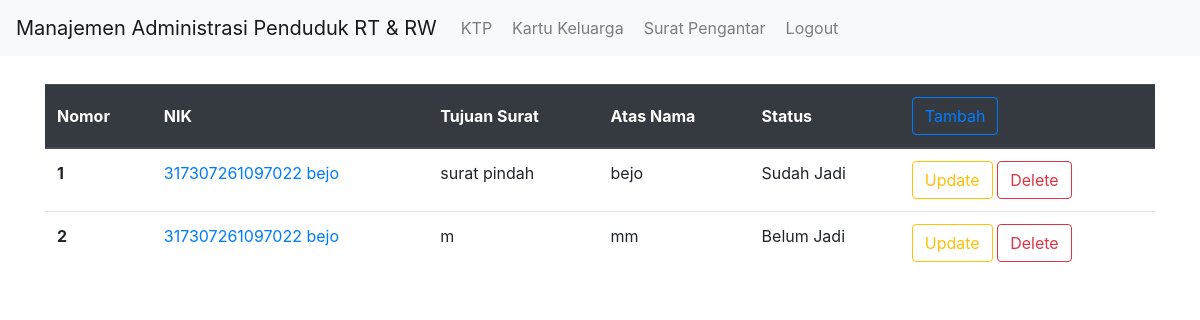
The app's page /surat/list/ (signed in) with its own data.
### suratpengantar/models.py (models this page shows, shortened)
class Suratpengantar(models.Model):
    nik = models.ForeignKey(Ktp, on_delete=models.CASCADE)
    tujuan_surat = models.CharField(max_length=12)
    atas_nama = models.CharField(max_length=255, null=True)
    scan_surat = models.ImageField(blank=True, null=True,
                                   upload_to='scan_surat_pengantar/',
                                   default='/noimage.png')
    is_ready = models.BooleanField(default=False)

### warga/models.py (models this page shows)
class Ktp(models.Model):
    JENIS_KELAMIN = (
        ('L', 'Laki Laki'),
        ('P', 'Perempuan')
    )
    GOLDAR_CHOICE = (
        ('1', '-'),
        ('2', 'A'),
        ('3', 'B'),
        ('4', 'AB'),
        ('5', 'O'),
    )
    RT_CHOICES = (
        ('1', 'RT 01'),
        ('2', 'RT 02'),
        ('3', 'RT 03'),
        ('4', 'RT 04'),
        ('5', 'RT 05'),
        ('6', 'RT 06'),
        ('7', 'RT 07'),
        ('8', 'RT 08'),
        ('9', 'RT 09'),
    )
    AGAMA_CHOICES = (
        ('1', '-'),
        ('2', 'Islam'),
        ('3', 'Kristen Protestan'),
        ('4', 'Hindu'),
        ('5', 'Budha'),
        ('6', 'Katolik'),
        ('7', 'Kong Hu Cu'),
    )
    STATUS_PERKAWINAN = (
        ('BK', 'Belum Kawin'),
        ('K', 'Kawin '),
    )
    KEWARGANEGARAAN_CHOICE = (
        ('WNI', 'Warga Negara Indonesia'),
        ('WNA', 'Warga Negara Asing')
    )
    nik = models.CharField(max_length=16,unique=True)
    nama = models.CharField(max_length=100, blank=False, null=False)
    tanggal_lahir = models.DateField()
    tempat_lahir = models.CharField(max_length=15)
    jenis_kelamin = models.CharField(max_length=10, choices=JENIS_KELAMIN)
    golongan_darah = models.CharField(max_length=2, choices=GOLDAR_CHOICE, default=1)
    alamat = models.CharField(max_length=50)
    rt = models.CharField(max_length=3, choices=RT_CHOICES, blank=True, null=True)
    rw = models.CharField(max_length=7, default="RW 016", blank=False, null=False)
    kecamatan = models.CharField(max_length=25, default="Grogol Petamburan")
    agama = models.CharField(max_length=15, choices=AGAMA_CHOICES, default=1)
    status_perkawinan = models.CharField(max_length=11, choices=STATUS_PERKAWINAN, default=1)
    pekerjaan = models.CharField(max_length=25)
    kewarganegaraan = models.CharField(max_length=3, choices=KEWARGANEGARAAN_CHOICE)
    masa_berlaku = models.CharField(max_length=15, default="Seumur Hidup", editable=False)
    scan_ktp = models.ImageField(blank=True, null=True,
                                 upload_to='scan_ktp/',
                                 default='/noimage.png')
    def __str__(self):
        return '{} {}'.format(self.nik, self.nama)

### suratpengantar/views.py (the view)
# urls.py: path('list/', SuratList.as_view(), name='list_surat'),
class SuratList(LoginRequiredMixin, ListView):
    login_url = '/akun/login'
    model = Suratpengantar
    template_name = "suratpengantar/surat_list.html"
    context_object_name = 'surat_list'

### suratpengantar/templates/suratpengantar/surat_list.html (shortened to what this page needs)
{% extends "base.html" %}
{% block contents %}
    <div class="row">
    <div class="col-md-12">
        <div class="table-responsive">
            <table align="center" class="table mt-2">
                <thead class="thead-dark">
                <tr>
                    <th scope="col" class="align-middle">Nomor</th>
                    <th scope="col" class="align-middle">NIK</th>
                    <th scope="col" class="align-middle">Tujuan Surat</th>
                    <th scope="col" class="align-middle">Atas Nama</th>
                    <th scope="col" class="align-middle">Status</th>
                    <th><a class="btn btn-outline-primary align-right" href="{% url 'suratpengantar:create_surat' %}" title="">Tambah</a></th>
                </tr>
                </thead>
                <tbody>
                {% for surat in surat_list %}
                    <tr>
                        <th scope="row">{{forloop.counter}}</th>
                        <td><a href="{% url 'suratpengantar:detail_surat' surat.pk %}">{{ surat.nik }}</a></td>
                        <td>{{ surat.tujuan_surat }}</td>
                        <td>{{ surat.atas_nama }}</td>
                        <td>{{ surat.is_ready|yesno:"Sudah Jadi, Belum Jadi" }}</td>
                        <td><a class="btn btn-outline-warning" href="{% url 'suratpengantar:update_surat' surat.id %}" title="">Update</a>
                            <a class="btn btn-outline-danger" href="{% url 'suratpengantar:delete_surat' surat.id %}" title="">Delete</a></td>
                    </tr>
                {% endfor %}
                </tbody>
            </table>
        </div>
    </div>
</div>
{% endblock contents %}

### records on screen
Suratpengantar: nik "317307261097022 bejo", tujuan_surat "surat pindah", atas_nama "bejo", is_ready "Sudah Jadi"
Suratpengantar: nik "317307261097022 bejo", tujuan_surat "m", atas_nama "mm", is_ready "Belum Jadi"
